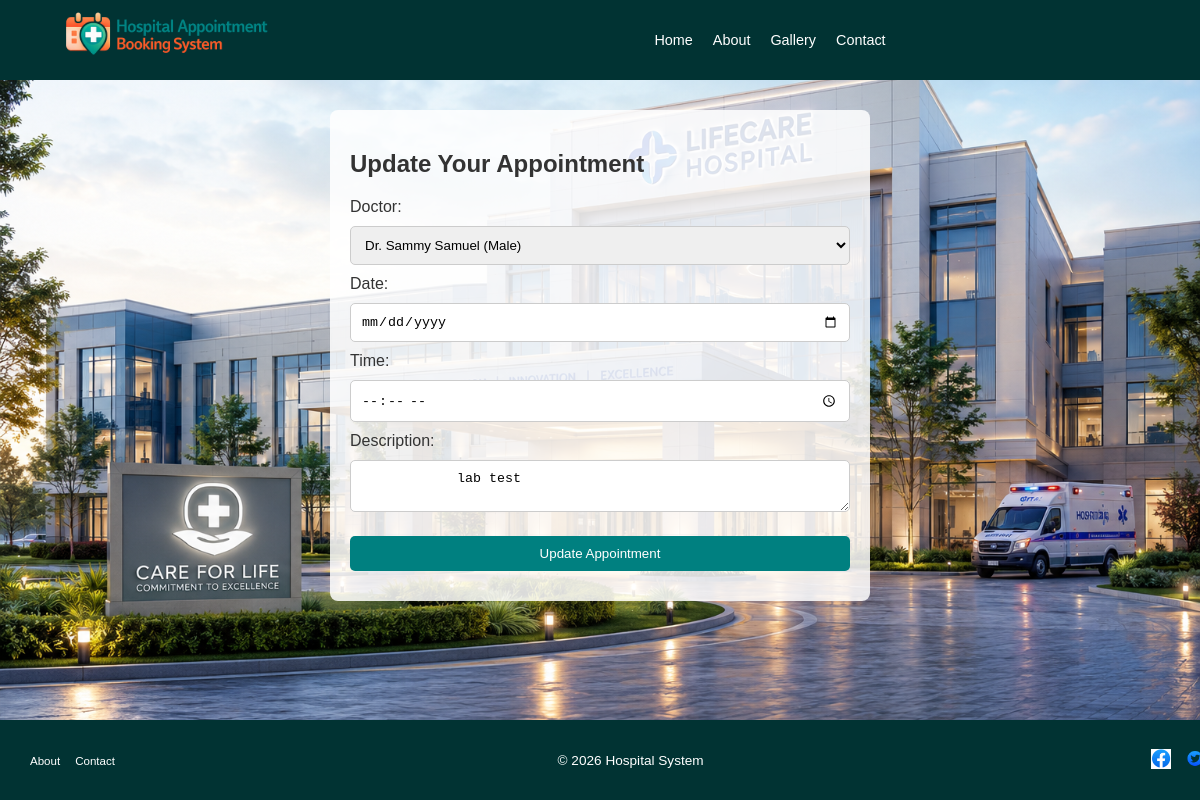
/appointment/1/update/ (signed in), run on an earlier commit of the app's database.
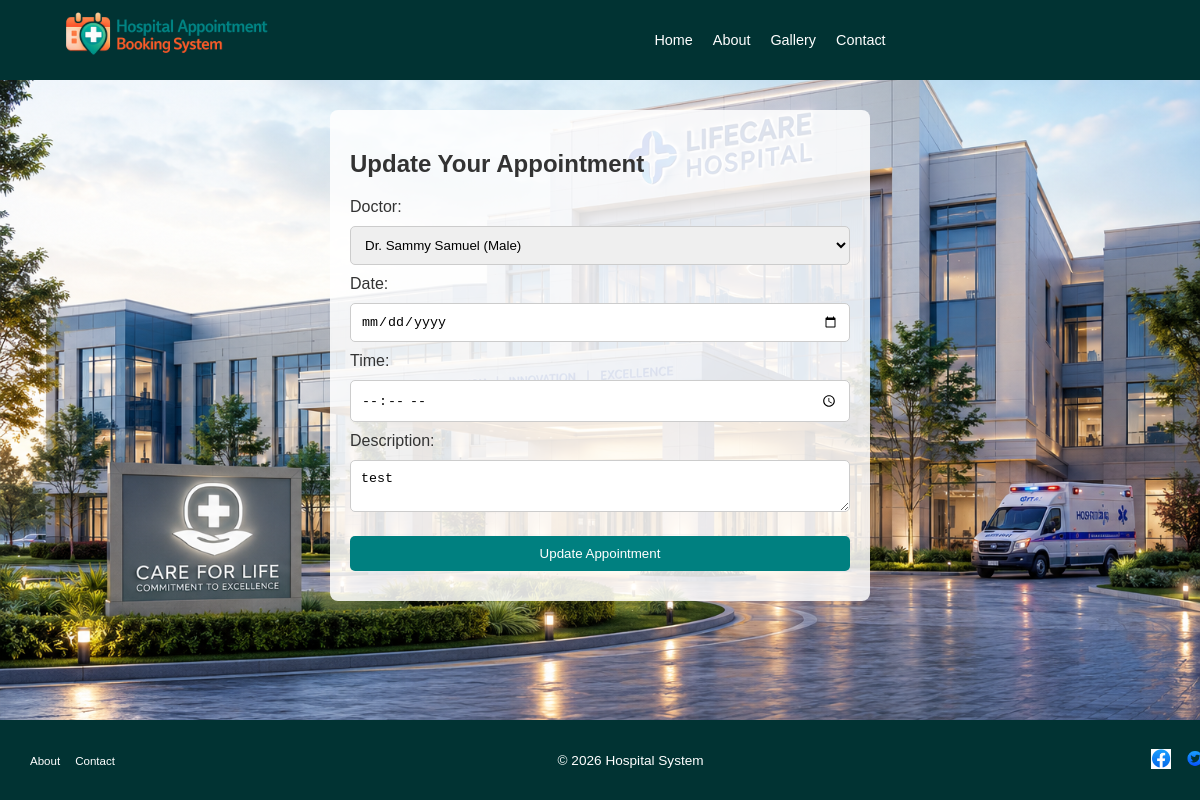
And on a later commit of the database.
### Hospital/models.py (models this page shows, shortened)
class Appointment(models.Model):
    patient = models.ForeignKey(Patient, on_delete=models.CASCADE)  # Appointment belongs to a patient
    doctor = models.ForeignKey(Doctor, on_delete=models.CASCADE)    # Appointment is with a doctor
    date = models.DateField()                                       # Appointment date
    time = models.TimeField()                                       # Appointment time
    description = models.TextField(blank=True)                      # Optional notes

### Hospital/views.py (the view, shortened to what this page needs)
# urls.py: path('appointment/<int:appointment_id>/update/', views.update_appointment, name='update_appointment'),
@login_required
def update_appointment(request, appointment_id):
    appointment = get_object_or_404(Appointment, id=appointment_id)
    try:
        patient = Patient.objects.get(user=request.user)
        if appointment.patient != patient:
            messages.error(request, "You can only edit your own appointments.")
            return redirect('patient_home')
    except Patient.DoesNotExist:
        messages.error(request, "You are not registered as a patient.")
        return redirect('login')
    doctors = Doctor.objects.all()
    return render(request, 'Hospital/book_appointment.html', {
        'appointment': appointment,
        'doctors': doctors,
        'is_update': True
    })

### Hospital/templatetags/user_extras.py (called while the page is built)
@register.filter
def is_doctor(user):
    return user.groups.filter(name="Doctor").exists()

@register.filter
def is_patient(user):
    return user.groups.filter(name="Patient").exists()

### Hospital/templates/Hospital/book_appointment.html (shortened to what this page needs)
{% extends 'Hospital/main.html' %}
{% block content %}
<div class="form-container">
    <h2>
        {% if is_update %}
            {% if is_doctor_update %}
                Update Appointment for {{ appointment.patient }}
                ({{ appointment.patient.gender }}, {{ appointment.patient.age }} years old)
            {% else %}
                Update Your Appointment
            {% endif %}
        {% else %}
            Book a New Appointment
        {% endif %}
    </h2>
    <form method="post">
        {% if not is_doctor_update %}
            <label for="doctor">Doctor:</label>
            <select name="doctor" required>
                {% for doctor in doctors %}
                    <option value="{{ doctor.id }}" {% if is_update and doctor.id == appointment.doctor.id %}selected{% endif %}>
                        Dr. {{ doctor.user.get_full_name }} ({{ doctor.gender }})
                    </option>
                {% endfor %}
            </select>
        {% endif %}
        <label for="date">Date:</label>
        <input type="date" name="date" value="{% if is_update %}{{ appointment.date }}{% endif %}" required>
        <label for="time">Time:</label>
        <input type="time" name="time" value="{% if is_update %}{{ appointment.time }}{% endif %}" required>
        <label for="description">Description:</label>
        <textarea name="description" required>{% if is_update %}{{ appointment.description }}{% endif %}</textarea>
        <button type="submit">
            {% if is_update %}Update Appointment{% else %}Book Appointment{% endif %}
        </button>
    </form>
</div>
{% endblock %}

What changed in the data, as far as the page shows it:
changed Appointment "Dr. Sammy Samuel (Male)": description "lab test" → "test"
